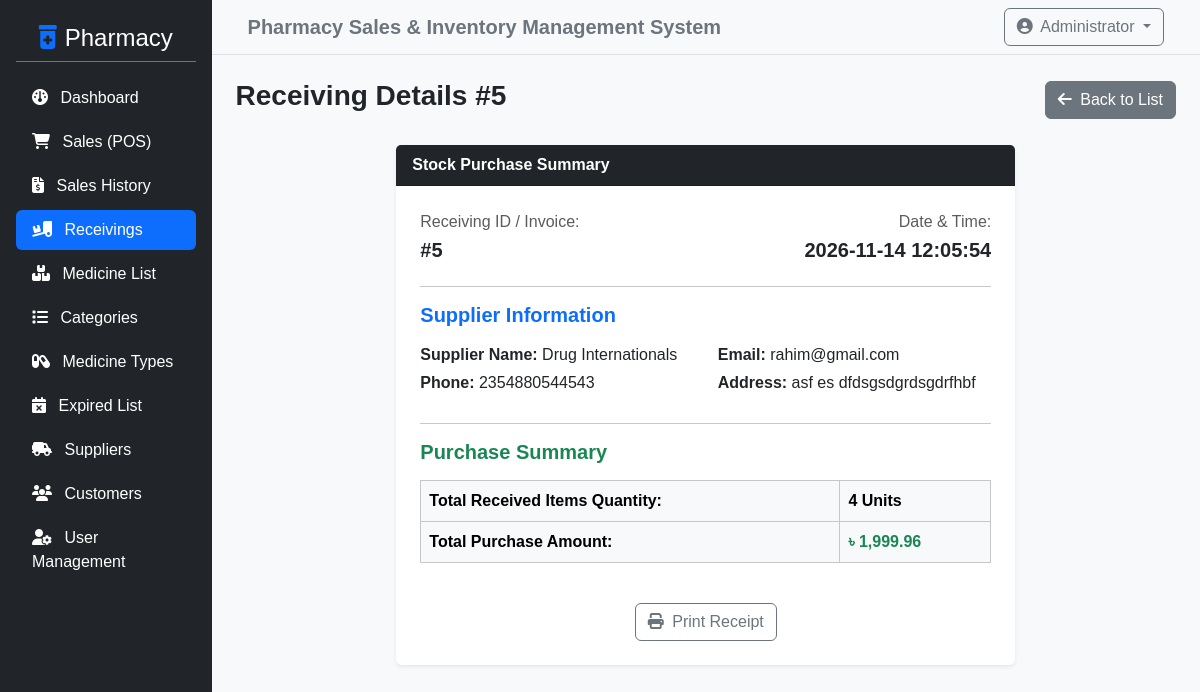
The page /admin/view_receiving.php?id=5 (signed in) on the database its author committed.
### tables this page shows
CREATE TABLE `receiving_list` (
  `id` int NOT NULL,
  `supplier_id` int NOT NULL,
  `total_items` int NOT NULL,
  `total_amount` decimal(10,2) NOT NULL,
  `date_created` datetime DEFAULT CURRENT_TIMESTAMP
);

CREATE TABLE `supplier_list` (
  `id` int NOT NULL,
  `supplier_name` varchar(255) NOT NULL,
  `contact_person` varchar(255) DEFAULT NULL,
  `phone` varchar(50) NOT NULL,
  `email` varchar(100) DEFAULT NULL,
  `address` text
);

### admin/view_receiving.php (the view, shortened to what this page needs)
<?php
include '../config/db_connect.php';
$id = intval($_GET['id'] ?? 0);
$sql = "SELECT r.*, s.supplier_name, s.phone as supplier_phone, s.address as supplier_address, s.email as supplier_email
        FROM receiving_list r
        LEFT JOIN supplier_list s ON r.supplier_id = s.id
        WHERE r.id = $id";
$result = $conn->query($sql);
$row = $result->fetch_assoc();
?>
<?php include '../includes/header.php'; ?>
<div class="d-flex">
    <?php include '../includes/sidebar.php'; ?>
    <div class="w-100 bg-light min-vh-100">
        <?php include '../includes/topbar.php'; ?>
        <div class="container-fluid p-4">
            <div class="d-flex justify-content-between align-items-center mb-4">
                <h3 class="fw-bold">Receiving Details #<?php echo $row['id']; ?></h3>
                <a href="receivings.php" class="btn btn-secondary"><i class="fa-solid fa-arrow-left me-1"></i> Back to List</a>
            </div>
            <div class="row">
                <div class="col-md-8 mx-auto">
                    <div class="card shadow-sm border-0">
                        <div class="card-header bg-dark text-white fw-bold">
                            Stock Purchase Summary
                        </div>
                        <div class="card-body p-4">
                            <div class="row mb-3">
                                <div class="col-sm-6">
                                    <p class="text-muted mb-1">Receiving ID / Invoice:</p>
                                    <h5 class="fw-bold">#<?php echo $row['id']; ?></h5>
                                </div>
                                <div class="col-sm-6 text-sm-end">
                                    <p class="text-muted mb-1">Date & Time:</p>
                                    <h5 class="fw-bold"><?php echo htmlspecialchars($row['date_created'] ?? 'N/A'); ?></h5>
                                </div>
                            </div>
                            <hr>
                            <h5 class="fw-bold text-primary mb-3">Supplier Information</h5>
                            <div class="row mb-4">
                                <div class="col-sm-6">
                                    <p class="mb-1"><strong>Supplier Name:</strong> <?php echo htmlspecialchars($row['supplier_name'] ?? 'Walking Supplier'); ?></p>
                                    <p class="mb-1"><strong>Phone:</strong> <?php echo htmlspecialchars($row['supplier_phone'] ?? 'N/A'); ?></p>
                                </div>
                                <div class="col-sm-6">
                                    <p class="mb-1"><strong>Email:</strong> <?php echo htmlspecialchars($row['supplier_email'] ?? 'N/A'); ?></p>
                                    <p class="mb-1"><strong>Address:</strong> <?php echo htmlspecialchars($row['supplier_address'] ?? 'N/A'); ?></p>
                                </div>
                            </div>
                            <hr>
                            <h5 class="fw-bold text-success mb-3">Purchase Summary</h5>
                            <div class="table-responsive">
                                <table class="table table-bordered">
                                    <tr class="table-light">
                                        <th>Total Received Items Quantity:</th>
                                        <td class="fw-bold"><?php echo htmlspecialchars($row['total_items']); ?> Units</td>
                                    </tr>
                                    <tr class="table-light">
                                        <th>Total Purchase Amount:</th>
                                        <td class="fw-bold text-success">৳ <?php echo number_format($row['total_amount'], 2); ?></td>
                                    </tr>
                                </table>
                            </div>
                            <div class="text-center mt-4">
                                <button onclick="window.print();" class="btn btn-outline-secondary"><i class="fa-solid fa-print me-1"></i> Print Receipt</button>
                            </div>
                        </div>
                    </div>
                </div>
            </div>
        </div>
    </div>
</div>
<?php include '../includes/footer.php'; ?>

### assets/css/style.css (style rules this page uses)
body { font-family: 'Segoe UI', Tahoma, Geneva, Verdana, sans-serif; background-color: #f8f9fa; }
body { background-color: #f8f9fa; font-family: Arial, sans-serif; }

### rows shown on the page
receiving_list: id "5", date_created "2026-11-14 12:05:54", supplier_list.supplier_name "Drug Internationals", supplier_list.phone "2354880544543", supplier_list.email "rahim@gmail.com", supplier_list.address "asf es dfdsgsdgrdsgdrfhbf", total_items "4", total_amount "1,999.96"
